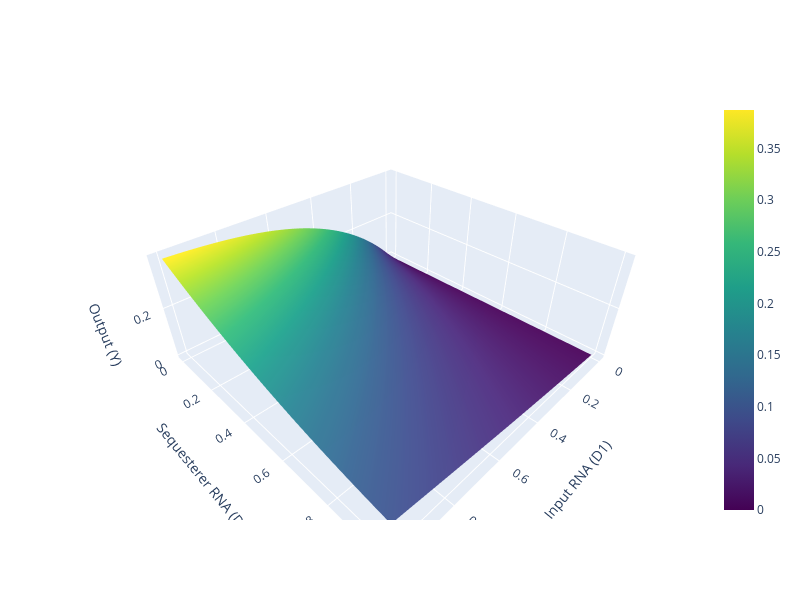

Here is the notebook cell this chart was saved with:
### Code cell
#3D-Plot of the activation functions
fig = go.Figure(data=[
    go.Surface(z=Y, x=D1, y=D2, colorscale="Viridis")
])

fig.update_layout(
    scene=dict(
        xaxis_title='Input RNA (D1)',
        yaxis_title='Sequesterer RNA (D2)',
        zaxis_title='Output (Y)'
    ),
    width=800,
    height=600
)

fig.show()

### Figure 1 — Plotly figure (JSON) as saved in the notebook; plotly's stock layout.template omitted (floating-point values rounded to 4 significant figures; data arrays with more than 128 entries replaced by an {"elided": "..."} marker saying what was removed)
{"data": [{"colorscale": [[0, "#440154"], [0.1111, "#482878"], [0.2222, "#3e4989"], [0.3333, "#31688e"], [0.4444, "#26828e"], [0.5556, "#1f9e89"], [0.6667, "#35b779"], [0.7778, "#6ece58"], [0.8889, "#b5de2b"], [1, "#fde725"]], "type": "surface", "x": {"elided": "50x50 float values"}, "y": {"elided": "50x50 float values"}, "z": {"elided": "50x50 float values"}}], "layout": {"height": 600, "scene": {"xaxis": {"title": {"text": "Input RNA (D1)"}}, "yaxis": {"title": {"text": "Sequesterer RNA (D2)"}}, "zaxis": {"title": {"text": "Output (Y)"}}}, "width": 800}}
